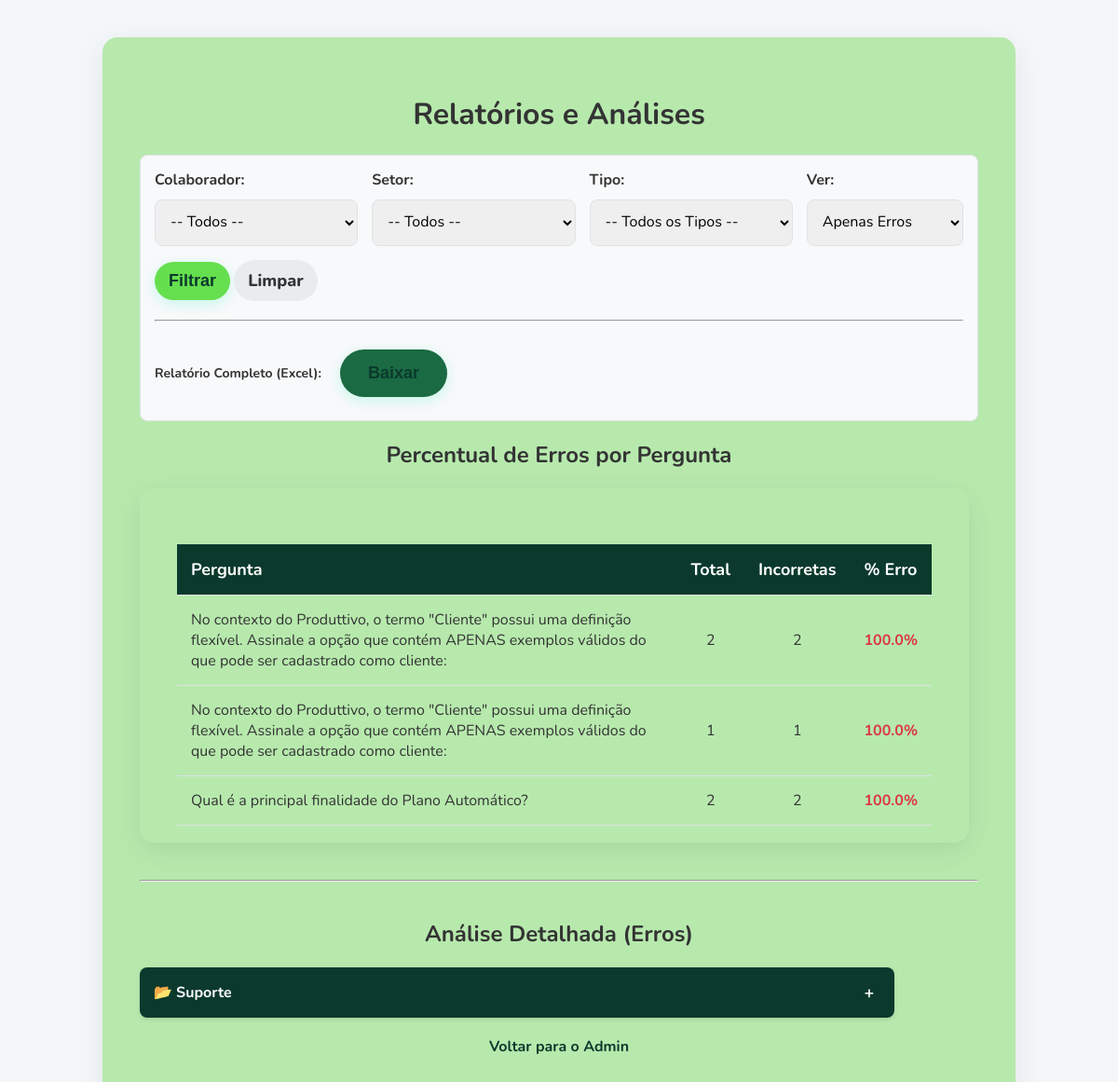
Screenshot of /admin/analytics (signed in) with the database file from the repository.
### app/models.py (models this page shows)
class Pergunta(db.Model):
    id = db.Column(db.Integer, primary_key=True)
    tipo = db.Column(db.String(20), nullable=False, default='multipla_escolha', index=True)
    texto = db.Column(db.Text, nullable=False)
    opcao_a = db.Column(db.Text, nullable=True)
    opcao_b = db.Column(db.Text, nullable=True)
    opcao_c = db.Column(db.Text, nullable=True)
    opcao_d = db.Column(db.Text, nullable=True)
    resposta_correta = db.Column(db.String(1), nullable=True)
    explicacao = db.Column(db.Text, nullable=True)
    data_liberacao = db.Column(db.Date, nullable=False, index=True)
    tempo_limite = db.Column(db.Integer, nullable=True)
    imagem_pergunta = db.Column(db.String(300), nullable=True)
    para_todos_setores = db.Column(db.Boolean, default=False, nullable=False)
    departamentos = db.relationship('Departamento', secondary=pergunta_departamento_association, lazy='subquery',
        backref=db.backref('perguntas', lazy=True))

class Departamento(db.Model):
    id = db.Column(db.Integer, primary_key=True)
    nome = db.Column(db.String(100), unique=True, nullable=False)
    usuarios = db.relationship('Usuario', backref='departamento', lazy=True)

### app/routes/admin.py (the view)
@admin_bp.route('/analytics')
def pagina_analytics():
    if not session.get('admin_logged_in'): return redirect(url_for('admin.pagina_admin'))
    usuarios_disponiveis = Usuario.query.order_by(Usuario.nome).all()
    departamentos = Departamento.query.order_by(Departamento.nome).all()
    usuario_selecionado_id = request.args.get('usuario_id', type=int)
    depto_selecionado_id = request.args.get('departamento_id', type=int)
    filtro_acertos = request.args.get('filtro_acertos', 'erros')
    filtro_tipo = request.args.get('filtro_tipo', 'todos') # Padrão agora é 'todos' se não especificado
    query_stats = db.session.query(
        Pergunta.texto,
        func.count(Resposta.id).label('total'),
        func.sum(case((Resposta.pontos == 0, 1), else_=0)).label('erros')
    ).join(Resposta).join(Usuario)
    if filtro_tipo and filtro_tipo != 'todos':
        query_stats = query_stats.filter(Pergunta.tipo == filtro_tipo)
    if depto_selecionado_id: query_stats = query_stats.filter(Usuario.departamento_id == depto_selecionado_id)
    if usuario_selecionado_id: query_stats = query_stats.filter(Resposta.usuario_id == usuario_selecionado_id)
    resultados_agrupados = query_stats.group_by(Pergunta.id).all()
    stats_perguntas = []
    for row in resultados_agrupados:
        percentual = (row.erros / row.total * 100) if row.total > 0 else 0
        stats_perguntas.append({'texto': row.texto, 'total': row.total, 'erros': row.erros, 'percentual': percentual})
    stats_perguntas.sort(key=lambda x: x['percentual'], reverse=True)
    query_detalhada = Resposta.query.join(Pergunta).join(Usuario).join(Departamento)
    if filtro_tipo and filtro_tipo != 'todos':
        query_detalhada = query_detalhada.filter(Pergunta.tipo == filtro_tipo)
    if filtro_acertos == 'acertos':
        query_detalhada = query_detalhada.filter(or_(Resposta.pontos > 0, Resposta.status_correcao.in_(['correto', 'parcialmente_correto'])))
    elif filtro_acertos == 'erros':
        query_detalhada = query_detalhada.filter(or_(Resposta.pontos == 0, Resposta.status_correcao == 'incorreto'))
    if usuario_selecionado_id: query_detalhada = query_detalhada.filter(Resposta.usuario_id == usuario_selecionado_id)
    if depto_selecionado_id: query_detalhada = query_detalhada.filter(Usuario.departamento_id == depto_selecionado_id)
    page = request.args.get('page', 1, type=int)
    per_page = 10
    respostas_pagination = query_detalhada.order_by(Departamento.nome, Usuario.nome, Resposta.data_resposta.desc()).paginate(page=page, per_page=per_page, error_out=False)
    dados_agrupados = defaultdict(lambda: defaultdict(list))
    for r in respostas_pagination.items:
        setor_nome = r.usuario.departamento.nome
        usuario_nome = r.usuario.nome
        dados_agrupados[setor_nome][usuario_nome].append({
            'pergunta_texto': r.pergunta.texto,
            'data_liberacao': r.pergunta.data_liberacao.strftime('%d/%m/%Y'),
            'resposta_dada': r.resposta_dada,
            'texto_resposta_dada': get_texto_da_opcao(r.pergunta, r.resposta_dada),
            'resposta_correta': r.pergunta.resposta_correta,
            'texto_resposta_correta': get_texto_da_opcao(r.pergunta, r.pergunta.resposta_correta)
        })
    return render_template('analytics.html',
                           stats_perguntas=stats_perguntas,
                           dados_agrupados=dados_agrupados,
                           respostas_pagination=respostas_pagination,
                           usuarios_disponiveis=usuarios_disponiveis,
                           departamentos=departamentos,
                           usuario_selecionado_id=usuario_selecionado_id,
                           depto_selecionado_id=depto_selecionado_id,
                           filtro_acertos=filtro_acertos,
                           filtro_tipo=filtro_tipo)

### app/utils.py (called while the page is built)
def get_texto_da_opcao(pergunta, opcao):
    if opcao == 'a': return pergunta.opcao_a
    if opcao == 'b': return pergunta.opcao_b
    if opcao == 'c': return pergunta.opcao_c
    if opcao == 'd': return pergunta.opcao_d
    if opcao == 'v': return "Verdadeiro"
    if opcao == 'f': return "Falso"
    return ""

### app/templates/analytics.html (shortened to what this page needs)
{% extends 'base.html' %}
{% block content %}
<div class="dashboard-container" style="max-width: 900px;">
    <h1>Relatórios e Análises</h1>
    <div style="background-color: #f8f9fa; padding: 15px; border-radius: 8px; margin: 20px 0; border: 1px solid #dee2e6; text-align: left;">
        <form method="get" id="analytics-form">
            <div style="display: flex; flex-wrap: wrap; gap: 15px; align-items: flex-end;">
                <div style="flex: 1 1 200px;">
                    <label for="usuario_id" style="font-weight: bold;">Colaborador:</label>
                    <select name="usuario_id" style="width: 100%;">
                        <option value="">-- Todos --</option>
                    </select>
                </div>
                <div style="flex: 1 1 200px;">
                    <label for="departamento_id" style="font-weight: bold;">Setor:</label>
                    <select name="departamento_id" style="width: 100%;">
                        <option value="">-- Todos --</option>
                    </select>
                </div>
                <div style="flex: 1 1 200px;">
                    <label for="filtro_tipo" style="font-weight: bold;">Tipo:</label>
                    <select name="filtro_tipo" style="width: 100%;">
                        <option value="todos" {% if filtro_tipo == 'todos' or not filtro_tipo %}selected{% endif %}>-- Todos os Tipos --</option>
                    </select>
                </div>
                <div style="flex: 1 1 150px;">
                    <label for="filtro_acertos" style="font-weight: bold;">Ver:</label>
                    <select name="filtro_acertos" style="width: 100%;">
                        <option value="erros" {% if filtro_acertos == 'erros' %}selected{% endif %}>Apenas Erros</option>
                    </select>
                </div>
                <div>
                    <button type="submit" formaction="{{ url_for('admin.pagina_analytics') }}" class="btn" style="padding: 10px 15px; margin: 0;">Filtrar</button>
                    <a href="{{ url_for('admin.pagina_analytics') }}" class="btn btn-secondary" style="padding: 10px 15px; margin: 0;">Limpar</a>
                </div>
            </div>
            <hr style="margin: 20px 0;">
            <div style="display: flex; gap: 10px; align-items: center;">
                <strong style="font-size: 14px;">Relatório Completo (Excel):</strong>
                <button type="submit" formaction="{{ url_for('admin.exportar_respostas_detalhado') }}" class="btn" style="background-color: #1a6a43;">
                    Baixar
                </button>
            </div>
        </form>
    </div>
    <h2>Percentual de Erros por Pergunta</h2>
    <div class="ranking-container" style="max-width: 900px; max-height: 300px; overflow-y: auto; margin-bottom: 40px;">
        <table>
            <thead>
                <tr>
                    <th>Pergunta</th>
                    <th>Total</th>
                    <th>Incorretas</th>
                    <th>% Erro</th>
                </tr>
            </thead>
            <tbody>
                {% for stat in stats_perguntas %}
                <tr>
                    <td style="white-space: normal; text-align: left;">{{ stat.texto }}</td>
                    <td style="text-align: center;">{{ stat.total }}</td>
                    <td style="text-align: center;">{{ stat.erros }}</td>
                    <td style="text-align: center;">
                        <strong style="color: {% if stat.percentual > 50 %}#dc3545{% elif stat.percentual > 25 %}#ffc107{% else %}#28a745{% endif %};">
                            {{ "%.1f"|format(stat.percentual) }}%
                        </strong>
                    </td>
                </tr>
                {% else %}
                <tr><td colspan="4" style="text-align: center;">Nenhum dado encontrado com os filtros atuais.</td></tr>
                {% endfor %}
            </tbody>
        </table>
    </div>
    <hr style="margin: 40px 0;">
    <h2>Análise Detalhada
        {% if filtro_acertos == 'todos' %}(Geral)
        {% elif filtro_acertos == 'acertos' %}(Acertos)
        {% else %}(Erros){% endif %}
    </h2>
    <div class="ranking-container" style="max-width: 900px; text-align: left; background: none; box-shadow: none; padding: 0;">
        {% for setor, usuarios in dados_agrupados.items() %}
            {% set loop_setor = loop %}
            <div class="setor-header" onclick="toggleAccordion('setor-{{ loop_setor.index }}')">
                <span>📂 <strong>{{ setor }}</strong></span>
                <span id="icon-setor-{{ loop_setor.index }}" class="icon-toggle">+</span>
            </div>
        {% else %}
            <div style="background-color: white; padding: 40px; text-align: center; border-radius: 8px; border: 1px solid #dee2e6;">
                <h3 style="color: #6c757d;">Nada aqui...</h3>
                <p>Nenhum resultado encontrado nesta página com os filtros atuais.</p>
            </div>
        {% endfor %}
    </div>
    <p style="margin-top: 20px; text-align: center;"><a href="{{ url_for('admin.pagina_admin') }}">Voltar para o Admin</a></p>
</div>
{% endblock %}

### app/static/css/style.css (style rules this page uses)
:root { --cor-primaria: #0B3A2D; --cor-acento: #66df4e; --cor-acento-hover: #00D294; --cor-fundo: #f4f7fa; --cor-texto: #333333; --cor-texto-claro: #ffffff; --cor-borda: #dee2e6; }
body { font-family: 'Nunito', sans-serif; background-color: var(--cor-fundo); color: var(--cor-texto); margin: 0; padding: 20px; }
.btn { display: inline-block; text-decoration: none; background-color: var(--cor-acento); color: var(--cor-primaria); font-weight: 800; padding: 15px 30px; margin: 10px; border-radius: 50px; font-size: 18px; transition: all 0.3s ease; border: none; cursor: pointer; box-shadow: 0 4px 15px rgba(0, 245, 171, 0.2); }
.btn-secondary { background-color: #e9ecef; color: var(--cor-texto); box-shadow: none; }
a { color: var(--cor-primaria); font-weight: 700; text-decoration: none; }
.login-container, .dashboard-container, .ranking-container, .quiz-container { background: rgb(183, 233, 173); padding: 40px; border-radius: 16px; box-shadow: 0 8px 30px rgba(0, 0, 0, 0.08); text-align: center; width: 90%; }
input[type="password"], input[type="text"], input[type="number"], input[type="email"], input[type="date"], input[type="month"], textarea, select { padding: 12px; margin-top: 10px; width: 100%; border: 1px solid var(--cor-borda); border-radius: 8px; font-family: 'Nunito', sans-serif; font-size: 16px; box-sizing: border-box; }
.ranking-container table { width: 100%; border-collapse: collapse; margin-top: 20px; }
.ranking-container th, .ranking-container td { padding: 15px; text-align: left; border-bottom: 1px solid var(--cor-borda); }
.ranking-container th { background-color: var(--cor-primaria); color: var(--cor-texto-claro); font-size: 18px; }
.setor-header { background-color: var(--cor-primaria); color: white; padding: 15px; border-radius: 8px; cursor: pointer; display: flex; justify-content: space-between; align-items: center; margin-top: 20px; transition: background-color 0.3s; }

### app/templates/analytics.html (style rules this page uses)
.setor-header { background-color: var(--cor-primaria); color: white; padding: 15px; border-radius: 8px; cursor: pointer; display: flex; justify-content: space-between; align-items: center; margin-top: 15px; transition: background-color 0.2s; box-shadow: 0 2px 5px rgba(0,0,0,0.1); }
.icon-toggle { font-weight: bold; font-size: 18px; width: 24px; text-align: center; }

### rows the page displays
Pergunta: texto "No contexto do Produttivo, o termo \"Cliente\" possui uma definição flexível. Assinale a opção que contém APENAS exemplos válidos do que pode ser cadastrado como cliente:", total "2", erros "2", percentual "100.0"
Pergunta: texto "No contexto do Produttivo, o termo \"Cliente\" possui uma definição flexível. Assinale a opção que contém APENAS exemplos válidos do que pode ser cadastrado como cliente:", total "1", erros "1", percentual "100.0"
Pergunta: texto "Qual é a principal finalidade do Plano Automático?", total "2", erros "2", percentual "100.0"
Departamento: nome "Suporte"
